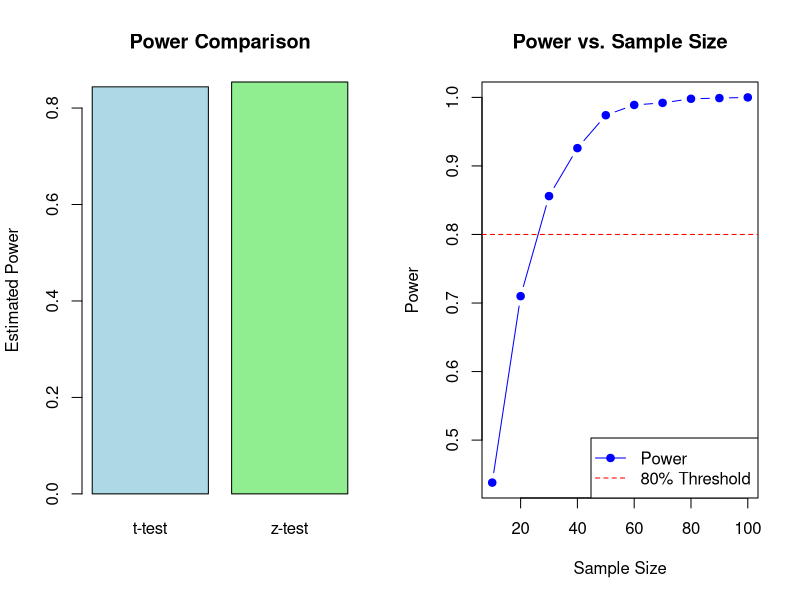

R code for this plot:
# Lab 15: Compare the Power of Different Tests for the Same Hypothesis

# Parameters
mu0 <- 5  # Null hypothesis mean
mu1 <- 6  # Alternative hypothesis mean
sigma <- 2  # Population standard deviation
n <- 30  # Sample size
alpha <- 0.05  # Significance level
N_sim <- 1000  # Number of simulations

# Initialize power counters
power_t_test <- 0
power_z_test <- 0

# Simulation
set.seed(123)
for (i in 1:N_sim) {
  # Simulate data under H1
  data <- rnorm(n, mean = mu1, sd = sigma)
  
  # Perform t-test
  t_test <- t.test(data, mu = mu0, alternative = "greater")
  if (t_test$p.value < alpha) {
    power_t_test <- power_t_test + 1
  }
  
  # Perform z-test
  z_stat <- (mean(data) - mu0) / (sigma / sqrt(n))
  z_critical <- qnorm(1 - alpha)
  if (z_stat > z_critical) {
    power_z_test <- power_z_test + 1
  }
}

# Calculate power estimates
power_t_test <- power_t_test / N_sim
power_z_test <- power_z_test / N_sim

# Output
cat("Power of t-test:", power_t_test, "\n")
cat("Power of z-test:", power_z_test, "\n")

# Graphical Output
par(mfrow = c(1, 2))

# Barplot for Power Comparison
barplot(c(power_t_test, power_z_test), 
        names.arg = c("t-test", "z-test"), 
        col = c("lightblue", "lightgreen"),
        main = "Power Comparison",
        ylab = "Estimated Power")

# Effect of Sample Size on Power
sample_sizes <- seq(10, 100, by = 10)
power_t <- sapply(sample_sizes, function(n) {
  sum(replicate(N_sim, t.test(rnorm(n, mean = mu1, sd = sigma), 
                              mu = mu0, alternative = "greater")$p.value < alpha)) / N_sim
})

# Power vs. Sample Size Plot
plot(sample_sizes, power_t, type = "b", col = "blue", pch = 19, 
     main = "Power vs. Sample Size", xlab = "Sample Size", ylab = "Power")
abline(h = 0.8, col = "red", lty = 2)  # Add power threshold at 0.8
legend("bottomright", legend = c("Power", "80% Threshold"), col = c("blue", "red"), lty = c(1, 2), pch = c(19, NA))
